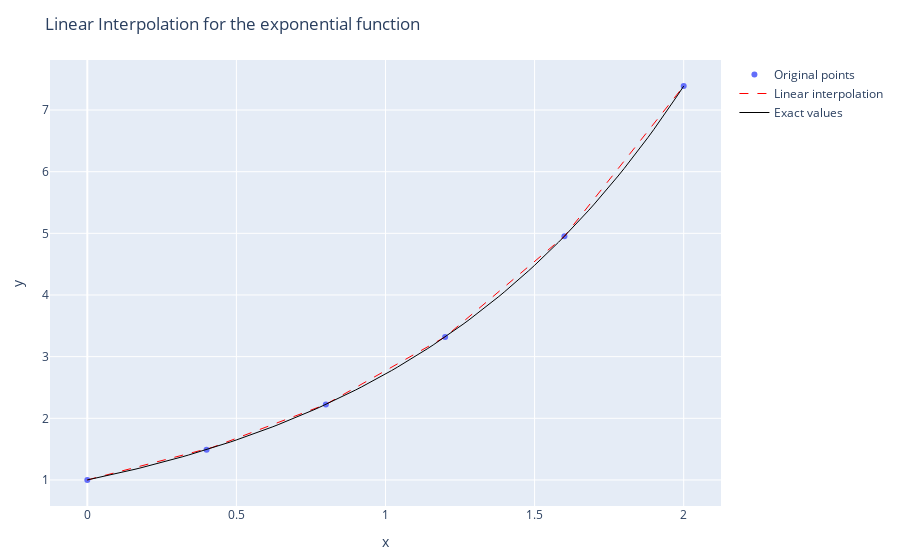

Write notebook code for a chart like this one.
### Markdown cell above
Compare interpolation with exact values:

### Code cell
using Plotly

#Create fine grid with smaller stepsize 0.02 compared to original 0.4 used for interpolation
xf=0.0:0.02:2.0
#Evaluate values on finer grid using linear interpolation from coarser grid
y_interpolated=linear_interp.(xf);
y_exact=exp.(xf);

# Specify curves for plotly
trace1 = Plotly.scatter(x=xs, y=A,mode="markers",name="Original points")

trace2 = Plotly.scatter(x=xf, y=y_interpolated,   line=attr(color="red", width=1,dash="dash"), 
                  mode="lines",name="Linear interpolation")

trace3 = Plotly.scatter(x=xf, y=y_exact, line=attr(color="black", width=1,dash="solid"), 
mode="lines", name="Exact values")



# Specify layout, i.e. axis labels

layout = Layout(title="Linear Interpolation for the exponential function",

                   xaxis_title="x",

                   yaxis_title="y")

# Make plot
Plotly.plot([trace1, trace2,trace3],layout)

#=using Plots;

#Original points on coarse grids used for interpolation
Plots.scatter(xs,A, label="Original points",markershape=:circle)

#Linearly interpolated points on finer grid
Plots.plot!(xf,y_interpolated, label="Interpolated curve",lc=:red,lw=2,ls=:dash)

#exact function values
Plots.plot!(xf,exp.(xf), label="Exact curve",lc=:black,lw=2,ls=:solid)
#xlims!((0.0, 1.0))
#ylims!((0.35, 1.0))
=#

### Figure 1 — Plotly figure (JSON) as saved in the notebook; plotly's stock layout.template omitted (floating-point values rounded to 4 significant figures)
{"data": [{"mode": "markers", "name": "Original points", "type": "scatter", "x": [0, 0.4, 0.8, 1.2, 1.6, 2], "y": [1, 1.492, 2.226, 3.32, 4.953, 7.389]}, {"line": {"color": "red", "dash": "dash", "width": 1}, "mode": "lines", "name": "Linear interpolation", "type": "scatter", "x": [0, 0.02, 0.04, 0.06, 0.08, 0.1, 0.12, 0.14, 0.16, 0.18, 0.2, 0.22, 0.24, 0.26, 0.28, 0.3, 0.32, 0.34, 0.36, 0.38, 0.4, 0.42, 0.44, 0.46, 0.48, 0.5, 0.52, 0.54, 0.56, 0.58, 0.6, 0.62, 0.64, 0.66, 0.68, 0.7, 0.72, 0.74, 0.76, 0.78, 0.8, 0.82, 0.84, 0.86, 0.88, 0.9, 0.92, 0.94, 0.96, 0.98, 1, 1.02, 1.04, 1.06, 1.08, 1.1, 1.12, 1.14, 1.16, 1.18, 1.2, 1.22, 1.24, 1.26, 1.28, 1.3, 1.32, 1.34, 1.36, 1.38, 1.4, 1.42, 1.44, 1.46, 1.48, 1.5, 1.52, 1.54, 1.56, 1.58, 1.6, 1.62, 1.64, 1.66, 1.68, 1.7, 1.72, 1.74, 1.76, 1.78, 1.8, 1.82, 1.84, 1.86, 1.88, 1.9, 1.92, 1.94, 1.96, 1.98, 2], "y": [1, 1.025, 1.049, 1.074, 1.098, 1.123, 1.148, 1.172, 1.197, 1.221, 1.246, 1.271, 1.295, 1.32, 1.344, 1.369, 1.393, 1.418, 1.443, 1.467, 1.492, 1.529, 1.565, 1.602, 1.639, 1.675, 1.712, 1.749, 1.785, 1.822, 1.859, 1.895, 1.932, 1.969, 2.005, 2.042, 2.079, 2.115, 2.152, 2.189, 2.226, 2.28, 2.335, 2.39, 2.444, 2.499, 2.554, 2.609, 2.663, 2.718, 2.773, 2.828, 2.882, 2.937, 2.992, 3.046, 3.101, 3.156, 3.211, 3.265, 3.32, 3.402, 3.483, 3.565, 3.647, 3.728, 3.81, 3.892, 3.973, 4.055, 4.137, 4.218, 4.3, 4.382, 4.463, 4.545, 4.626, 4.708, 4.79, 4.871, 4.953, 5.075, 5.197, 5.318, 5.44, 5.562, 5.684, 5.806, 5.927, 6.049, 6.171, 6.293, 6.415, 6.536, 6.658, 6.78, 6.902, 7.024, 7.145, 7.267, 7.389]}, {"line": {"color": "black", "dash": "solid", "width": 1}, "mode": "lines", "name": "Exact values", "type": "scatter", "x": [0, 0.02, 0.04, 0.06, 0.08, 0.1, 0.12, 0.14, 0.16, 0.18, 0.2, 0.22, 0.24, 0.26, 0.28, 0.3, 0.32, 0.34, 0.36, 0.38, 0.4, 0.42, 0.44, 0.46, 0.48, 0.5, 0.52, 0.54, 0.56, 0.58, 0.6, 0.62, 0.64, 0.66, 0.68, 0.7, 0.72, 0.74, 0.76, 0.78, 0.8, 0.82, 0.84, 0.86, 0.88, 0.9, 0.92, 0.94, 0.96, 0.98, 1, 1.02, 1.04, 1.06, 1.08, 1.1, 1.12, 1.14, 1.16, 1.18, 1.2, 1.22, 1.24, 1.26, 1.28, 1.3, 1.32, 1.34, 1.36, 1.38, 1.4, 1.42, 1.44, 1.46, 1.48, 1.5, 1.52, 1.54, 1.56, 1.58, 1.6, 1.62, 1.64, 1.66, 1.68, 1.7, 1.72, 1.74, 1.76, 1.78, 1.8, 1.82, 1.84, 1.86, 1.88, 1.9, 1.92, 1.94, 1.96, 1.98, 2], "y": [1, 1.02, 1.041, 1.062, 1.083, 1.105, 1.127, 1.15, 1.174, 1.197, 1.221, 1.246, 1.271, 1.297, 1.323, 1.35, 1.377, 1.405, 1.433, 1.462, 1.492, 1.522, 1.553, 1.584, 1.616, 1.649, 1.682, 1.716, 1.751, 1.786, 1.822, 1.859, 1.896, 1.935, 1.974, 2.014, 2.054, 2.096, 2.138, 2.181, 2.226, 2.27, 2.316, 2.363, 2.411, 2.46, 2.509, 2.56, 2.612, 2.664, 2.718, 2.773, 2.829, 2.886, 2.945, 3.004, 3.065, 3.127, 3.19, 3.254, 3.32, 3.387, 3.456, 3.525, 3.597, 3.669, 3.743, 3.819, 3.896, 3.975, 4.055, 4.137, 4.221, 4.306, 4.393, 4.482, 4.572, 4.665, 4.759, 4.855, 4.953, 5.053, 5.155, 5.259, 5.366, 5.474, 5.585, 5.697, 5.812, 5.93, 6.05, 6.172, 6.297, 6.424, 6.554, 6.686, 6.821, 6.959, 7.099, 7.243, 7.389]}], "layout": {"margin": {"b": 50, "l": 50, "r": 50, "t": 60}, "title": "Linear Interpolation for the exponential function", "xaxis": {"title": {"text": "x"}}, "yaxis": {"title": {"text": "y"}}}}
